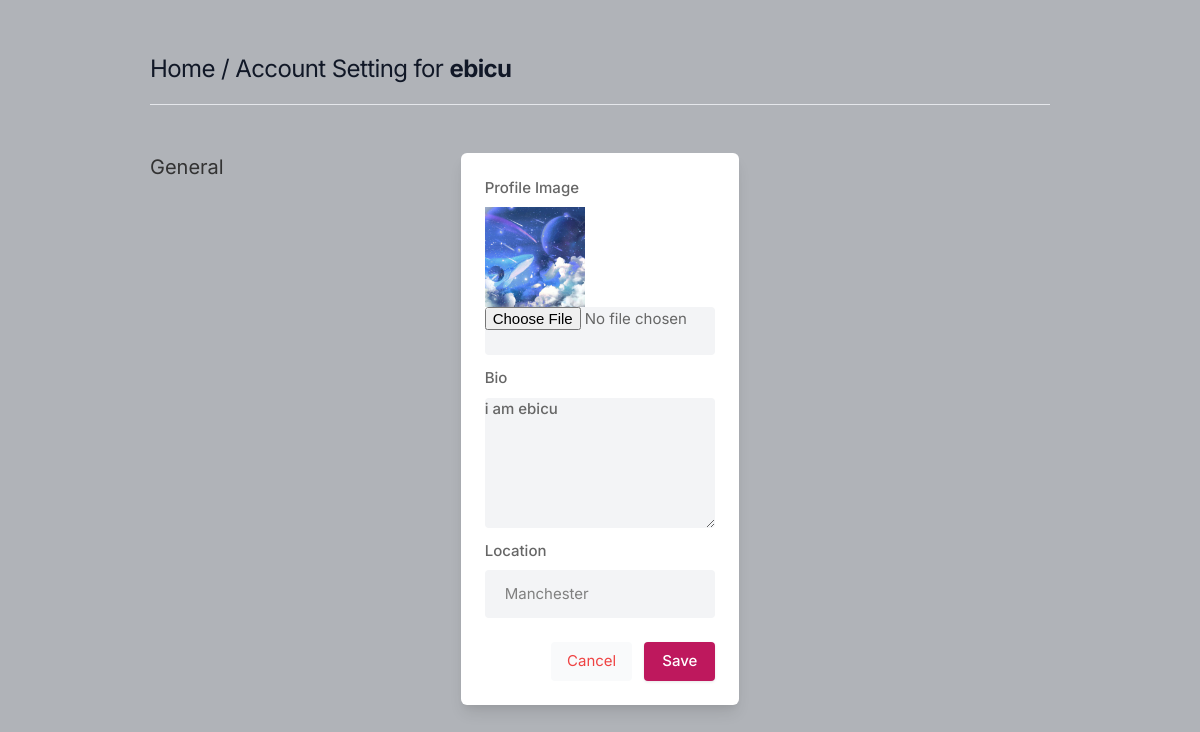
The page /settings (signed in) on the database its author committed.
### core/models.py (models this page shows, shortened)
class Profile(models.Model):
    user = models.ForeignKey(User, on_delete=models.CASCADE)
    id_user = models.IntegerField()
    bio = models.TextField(blank=True)
    profileimg = models.ImageField(upload_to='profile_images', default='blank-profile-picture.png')
    location = models.CharField(max_length=100, blank=True)

### core/views.py (the view, shortened to what this page needs)
# urls.py: path('settings', views.settings, name='settings'),
@login_required(login_url='signin')
def settings(request):
    user_profile = Profile.objects.get(user=request.user)
    return render(request, 'setting.html', {'user_profile': user_profile})

### templates/setting.html (shortened to what this page needs)
{% load static %}
<!DOCTYPE html>
<html lang="en" xmlns="http://www.w3.org/1999/html">
<head>
    <link rel="stylesheet" href="{% static 'assets/css/icons.css' %}">
    <link rel="stylesheet" href="{% static 'assets/css/uikit.css' %}">
    <link rel="stylesheet" href="{% static 'assets/css/style.css' %}">
    <link rel="stylesheet" href="{% static 'assets/css/tailwind.css' %}">
</head>
<body>
            <div class="container m-auto">
                <h1 class="text-2xl leading-none text-gray-900 tracking-tight mt-3"><a href="/" >Home</a> /  Account  Setting for <b>{{ user.username }}</b> </h1>
                <br>
                <hr>
                <div class="grid lg:grid-cols-3 mt-12 gap-8">
                    <div>
                        <h3 class="text-xl mb-2"> General</h3>
                    </div>
                    <form action="" method="POST" enctype="multipart/form-data">
                    <div class="bg-white rounded-md lg:shadow-lg shadow col-span-2">
                       <div class="grid grid-cols-2 gap-3 lg:p-6 p-4">
                           <div class="col-span-2">
                                <label for="">Profile Image</label>
                               <img width="100" height="100" src="{{ user_profile.profileimg.url }}"/>
                               <input type="file" name="image" value="{{ user_profile.profileimg }}" class="shadow-none bg-gray-100">
                            </div>
                            <div class="col-span-2">
                                <label for="about">Bio</label>
                                <textarea id="about" name="bio" rows="3"  class="shadow-none bg-gray-100">{{ user_profile.bio }}</textarea>
                            </div>
                            <div class="col-span-2">
                                <label for=""> Location</label>
                                <input type="text" name="location" value="{{ user_profile.location }}" class="shadow-none bg-gray-100">
                            </div>
                       </div>
                       <div class="bg-gray-10 p-6 pt-0 flex justify-end space-x-3">
                           <button class="p-2 px-4 rounded bg-gray-50 text-red-500"> <a href="/"></a> Cancel </button>
                           <button type="submit" class="button bg-blue-700"> Save </button>
                       </div>
                    </div>
                    </form>
            </div>
        </div>
</body>
</html>

### static/assets/css/style.css (style rules this page uses)
body { background-color: #B0B3B8!important; }
button { vertical-align: middle; }
span.button, button.button { background-color: #be185d; top: 0; color: #fff; position: relative; padding: 8px 18px; line-height: 22px; position: relative; font-weight: 500; font-size: 15px; display: inline-block; -webkit-transition: all 0.2s ease-in-out; transition: all 0.2s ease-in-out; cursor: pointer; overflow: hidden; border: none; border-radius: 4px; -webkit-box-shadow: 0 1px 3px rgba(0, 0, 0, 0.1); box-shadow: 0 1px 3px rgba(0, 0, 0, 0.1); }
input { height: 48px; line-height: 48px; padding: 0 20px; outline: none; font-size: 15px; color: #808080; max-width: 100%; width: 100%; -webkit-box-sizing: border-box; box-sizing: border-box; display: block; font-weight: 400; opacity: 1; border-radius: 4px; border: none; -webkit-box-shadow: 0 1px 4px 0px rgba(0, 0, 0, 0.12); box-shadow: 0 1px 4px 0px rgba(0, 0, 0, 0.12); }
input[type="text"], input[type="password"], input[type="email"], input[type="number"] { height: 48px; line-height: 48px; padding: 0 20px; outline: none; font-size: 15px; color: #808080; max-width: 100%; width: 100%; -webkit-box-sizing: border-box; box-sizing: border-box; display: block; font-weight: 400; opacity: 1; border-radius: 4px; border: none; -webkit-box-shadow: 0 1px 4px 0px rgba(0, 0, 0, 0.12); box-shadow: 0 1px 4px 0px rgba(0, 0, 0, 0.12); }
textarea { height: 48px; line-height: 48px; padding: 0 20px; outline: none; font-size: 15px; color: #808080; margin: 0 0 16px 0; max-width: 100%; width: 100%; -webkit-box-sizing: border-box; box-sizing: border-box; display: block; background-color: #fff; font-weight: 500; opacity: 1; border-radius: 4px; border: none; -webkit-box-shadow: 0 1px 4px 0px rgba(0, 0, 0, 0.12); box-shadow: 0 1px 4px 0px rgba(0, 0, 0, 0.12); }
input { -webkit-transition: all 0.1s ease-in-out; transition: all 0.1s ease-in-out; }
::placeholder { color: #808080; opacity: 1; }
textarea { height: auto; line-height: 27px; padding: 20px; min-height: 130px; -webkit-transition: none !important; transition: none !important; min-width: 100%; }
label, legend { display: block; font-weight: bold; font-size: 15px; font-weight: 500; margin-bottom: 8px; }
button { border: none; margin: 0; padding: 0; width: auto; overflow: visible; background: transparent; color: inherit; font: inherit; line-height: normal; cursor: pointer; }
a { color: #be185d; -webkit-transition: 0.3s; transition: 0.3s; outline: none !important; }
button { outline: none !important; }
img { max-width: 100%; }
body { color: #666; font-size: 15px; line-height: 27px; background-color: #f0f2f5; font-family: "Inter", sans-serif; text-transform: none; }
h1, h2, h3, h4, h5, h6 { font-family: "Inter", sans-serif; text-transform: none; }
input[type="text"], input[type="password"], input[type="email"] { font-family: "Inter", sans-serif; text-transform: none; }
textarea, select { font-family: "Inter", sans-serif; text-transform: none; }
button, body .pac-container { font-family: "Inter", sans-serif; text-transform: none; }
h1, h2, h3, h4, h5, h6 { color: #333; font-weight: 500; margin: 0; padding: 0; }
h1 { font-size: 32px; }
h3 { font-size: 22px; }
b, strong { font-weight: 700 !important; }
@media (min-width: 1024px) { .container { max-width: 900px !important; padding-top: 45px; } }
.shadow-none { -webkit-box-shadow: none !important; box-shadow: none !important; }

### rows shown on the page
Profile: profileimg (picture), bio "i am ebicu", location "Manchester"

### other values the page prints
{{ user.username }} "ebicu"
